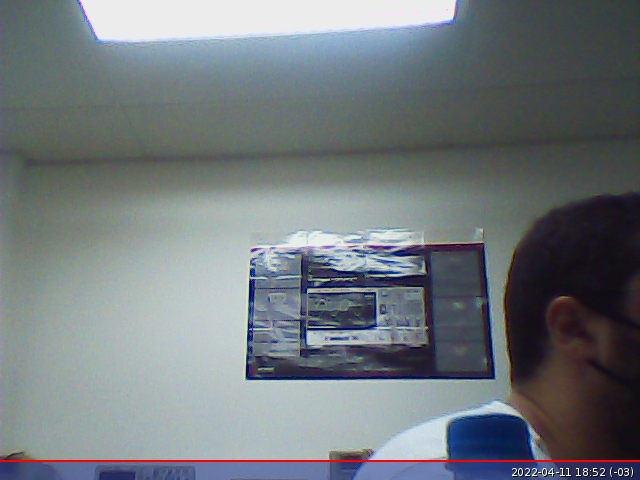
#> input picture Projeto04/foto.jpg, 640 x 480 px, given in place of the camera
$ python playground10b.py
#> lines starting #> are read from the running program, lines starting #| are printed output that depends on the picture; after the words box and inside, x2 and y2 are one past the last pixel; in counts of white or black regions, pixels touching at a corner belong together
# Neste playground 10 B, vamos trabalhar com o vídeo da câmera web.
# Veja os códigos de exemplo e programe o que está sendo soliticado em LETRAS MAIÚSCULAS.


# Mas primeiro temos alguns lembretes importantes!

# 1. Caso você não tenha uma câmera web, existem apps que conectam a câmera do seu celular com o computador.
    # Nesse caso, experimente apps como o Camo ou o Iriun.
# 2. Se você estiver usando o Thonny no macOS, rode o código com Run > Run current script in terminal.


# Começamos importando todas as funções do OpenCV.
from cv2 import (VideoCapture, imshow, blur, convertScaleAbs, cvtColor, inRange, bitwise_and, findContours, boundingRect, rectangle, waitKey, destroyAllWindows, COLOR_BGR2GRAY, COLOR_GRAY2BGR, COLOR_BGR2HSV, RETR_TREE, CHAIN_APPROX_SIMPLE)


# Aí podemos iniciar a conexão com a câmera web.
stream = VideoCapture(0)


# Dentro do while True, a gente fica repetindo aquele ciclo de captura -> processamento -> exibição da imagem.
while True:

    # Captura um quadro de imagem pela câmera.
    _, imagem_original = stream.read()
#> imagem_original is the input picture: shape (480, 640, 3); mean B, G, R 124.6, 120.1, 113.5


    # Vamos começar só exibindo essa imagem direto na janela.
    imshow("Janela com Imagem Original", imagem_original)


    # RODE O CÓDIGO PARA TESTAR O STREAM BÁSICO.
    # APERTE "Q" NO TECLADO PARA SAIR.


    # Agora vamos testar vários tipos de modificação nessa imagem original antes de exibi-la.
    # Vou começar com o blur, para desfocar a imagem.
    # Ela recebe a imagem original e a intensidade do borrão na horizontal e na vertical.
    imagem_desfocada = blur(imagem_original, (30, 30))
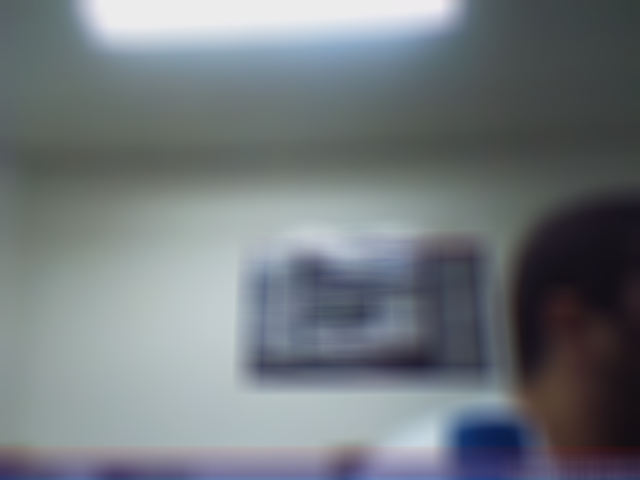
#> imagem_desfocada: shape (480, 640, 3); mean B, G, R 124.7, 120.3, 113.6


    # Agora é só chamar a imshow para essa nova imagem.
    # Se houver mais de um imshow com títulos diferentes, o Python vai abrir janelas separadas.
    # Por isso, você pode ir comentando de novo essas chamadas, se quiser.


    # DESCOMENTE A LINHA A SEGUIR E RODE O CÓDIGO PARA VER O RESULTADO.
    # EM SEGUIDA, EXPERIMENTE VARIAR O PARÂMETRO DO BLUR, INCLUSIVE COM VALORES NÃO REPETIDOS.

    # imshow("Janela com Imagem Desfocada", imagem_desfocada)
    # imagem_desfocada2 = blur(imagem_original, (15, 50))
    # imshow("Janela com Imagem Desfocada 2", imagem_desfocada2)


    # Existem vários efeitos rápidos como o blur.
    # Eu não cheguei a comentar na teoria, mas vamos testar a convertScaleAbs.
    # Ela é útil para mexer no brilho e no contraste da imagem.
    # Para cada ponto da imagem, ela multiplica o valor por alpha e adiciona beta.
    # Aumentando esses valores, a gente deixa a imagem mais clara.
    imagem_mais_clara = convertScaleAbs(imagem_original, alpha=1.5, beta=30)
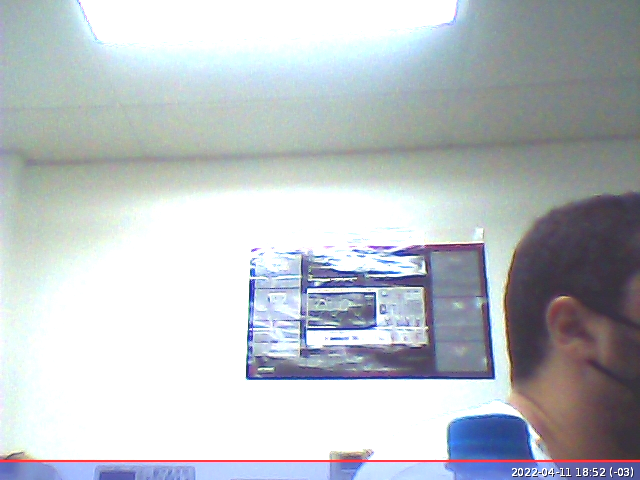
#> imagem_mais_clara: shape (480, 640, 3); mean B, G, R 196.4, 191.5, 186.2


    # DESCOMENTE A LINHA A SEGUIR E RODE O CÓDIGO PARA VER O RESULTADO.
    # EM SEGUIDA, EXPERIMENTE VARIAR O ALPHA (ENTRE 0 E 1) E O BETA (ENTRE -255 E 255)

    # imshow("Janela com Mais Contraste e Brilho", imagem_mais_clara)


    # Outro efeito simples é deixar tudo em tons de cinza.
    # Como a gente comentou na teoria, é só mudar o espaço de cores para CINZA.
    # Mas como eu posso querer combinar isso com coisas coloridas, voltamos em seguida para o espaço BGR.
    # Nesse retorno, os tons de cinza permanecem, só que usando as 3 componentes de cor.
    imagem_cinza = cvtColor(imagem_original, COLOR_BGR2GRAY)
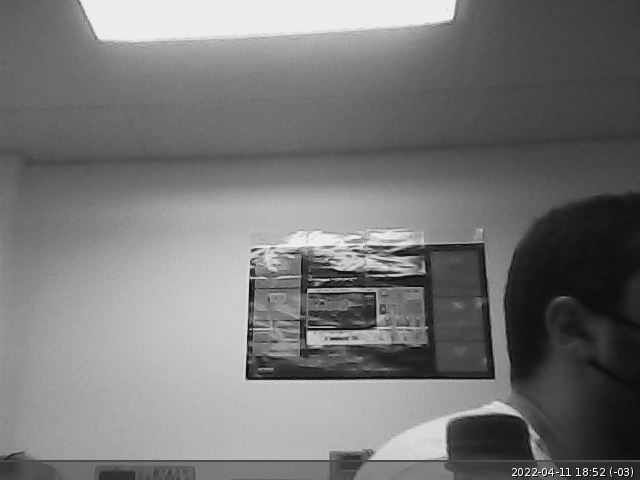
#> imagem_cinza: shape (480, 640); min 1, max 255, mean 118.6
    imagem_cinza = cvtColor(imagem_cinza, COLOR_GRAY2BGR)
#> imagem_cinza: shape (480, 640, 3)


    # DESCOMENTE A LINHA A SEGUIR PARA VER O RESULTADO, DEPOIS COMENTE NOVAMENTE.

    # imshow("Janela com Imagem em Tons de Cinza", imagem_cinza)


    # COMBINE OS EFEITOS NA IMAGEM ORIGINAL PARA ESCURECER E DEIXAR EM TONS DE CINZA.
    # DEPOIS EXIBA O RESULTADO NUMA NOVA JANELA.
    imagem_mais_escura = convertScaleAbs(imagem_original, alpha=0.5, beta=50)
    imagem_cinza_escura = cvtColor(imagem_mais_escura, COLOR_BGR2GRAY)
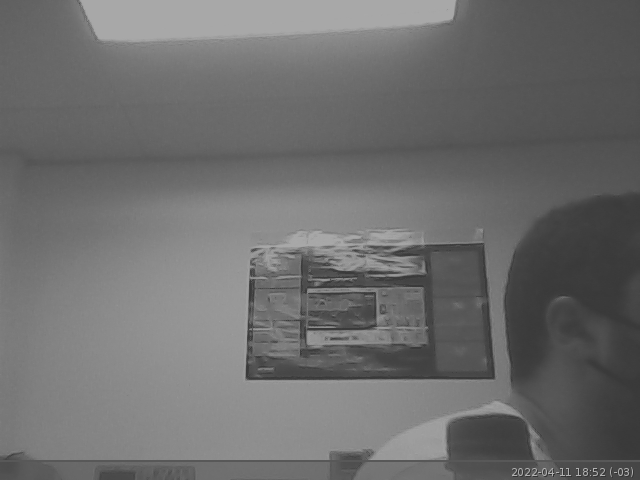
#> imagem_cinza_escura: shape (480, 640); min 50, max 178, mean 109.3
    imagem_cinza_escura = cvtColor(imagem_cinza_escura, COLOR_GRAY2BGR)
#> imagem_cinza_escura: shape (480, 640, 3)
    # imshow("Janela com Imagem em Tons de Cinza escura", imagem_cinza_escura)


    # A mudança no espaço de cor é útil também para criar máscaras.
    # O espaço HSV ajuda na seleção de tons diferentes de uma determinada cor.
    # No exemplo abaixo, vou criar uma máscara que selecione tons de azul.
    imagem_hsv = cvtColor(imagem_original, COLOR_BGR2HSV)
#> imagem_hsv: shape (480, 640, 3); mean H, S, V 87.6, 42.5, 128.7
    azul_claro = (110, 0, 0)   # valores no espaço HSV
    azul_escuro = (170, 255, 255) # valores no espaço HSV
    mascara = inRange(imagem_hsv, azul_claro, azul_escuro)
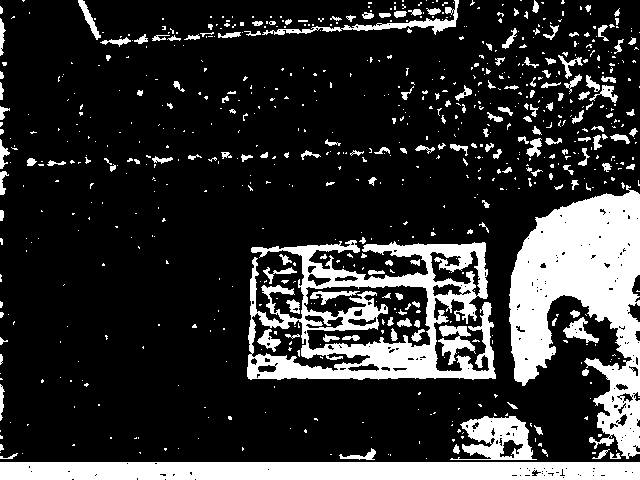
#> mascara: shape (480, 640); 19.9% white; 742 white regions (570 under 20 px)


    # Nessa máscara, os tons de azul aparecerão como regiões brancas, e o resto fica tudo preto.


    # DESCOMENTE A LINHA A SEGUIR PARA VER O RESULTADO, DEPOIS COMENTE NOVAMENTE.

    # imshow("Janela com Mascara para Tons de Azul", mascara)


    # Agora eu posso aplicar a máscara na imagem original, para mostrar só os tons.
    imagem_com_azuis = bitwise_and(imagem_original, imagem_original, mask=mascara)
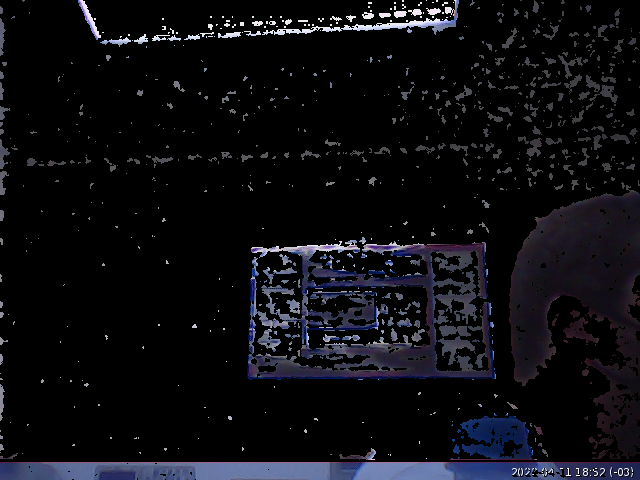
#> imagem_com_azuis: shape (480, 640, 3); mean B, G, R 17.2, 12.9, 12.7


    # DESCOMENTE A LINHA A SEGUIR PARA VER O RESULTADO, DEPOIS COMENTE NOVAMENTE.

    # imshow("Janela com Apenas Tons de Azul", imagem_com_azuis)


    # MEXA NOS VALORES DO H (PRIMEIRA COORDENADA) DO AZUL CLARO E DO AZUL ESCURO.
    # VEJA A DIFERENÇA NA CORES QUE APARECEM.
    # DEPOIS VOLTE ESSES VALORES PARA 110 E 170.


    # Por fim, a gente pode usar a máscara para detectar regiões com uma certa cor
    contornos,_ = findContours(mascara, RETR_TREE, CHAIN_APPROX_SIMPLE)
#> contornos = 980 contours, 830 with area under 20; largest, box (x1, y1, x2, y2) and area: (247, 240, 496, 380) 23445, (509, 185, 640, 459) 18810, (0, 462, 640, 480) 10856, (303, 284, 431, 351) 5486, (251, 312, 371, 372) 2382

    # Agora podemos percorrer essas regiões
    # for contorno in contornos:
        # x, y, comprimento, altura = boundingRect(contorno)

        # Posso usar as coordenadas para desenhar retângulos.
        # Você vai perceber que haverá muitos retângulos pequenos.
        # rectangle(imagem_com_azuis, pt1=(x,y), pt2=(x+comprimento,y+altura), color=(0,255,0), thickness=3)


    # Depois que o for terminar, exibimos a imagem com o resultado final.
    # Se você colocasse o imshow lá dentro, o programa ficaria bem lento!

    # DESCOMENTE A LINHA A SEGUIR PARA VER O RESULTADO, DEPOIS COMENTE NOVAMENTE.

    # imshow("Janela com Retangulos na Cor Escolhida", imagem_com_azuis)

    # FAÇA O FOR DOS CONTORNOS NOVAMENTE AQUI EMBAIXO, MAS COM ALGUMAS MODIFICAÇÕES
        # CONSIDERE APENAS RETÂNGULOS COM ÁREA MAIOR QUE 10000 (DEZ MIL)
        # DESENHE ESSES RETÂNGULOS NA IMAGEM ORIGINAL
    # FORA DESSE FOR, MOSTRE A IMAGEM ORIGINAL MODIFICADA NUMA NOVA JANELA.
    for contorno in contornos:
        x, y, comprimento, altura = boundingRect(contorno)
        if comprimento*altura > 10000:
            rectangle(imagem_com_azuis, pt1=(x,y), pt2=(x+comprimento,y+altura), color=(0,255,0), thickness=3)
#> this loop made 980 passes
#> (contorno, x, y, comprimento, altura) on passes 2, 4, 5: ([[562, 477], [563, 476], [564, 477], [563, 478]], 562, 476, 3, 3), ([[592, 475], [593, 474], [594, 475], [593, 476]], 592, 474, 3, 3), ([[579, 475], [580, 474], [581, 475], [580, 476]], 579, 474, 3, 3)
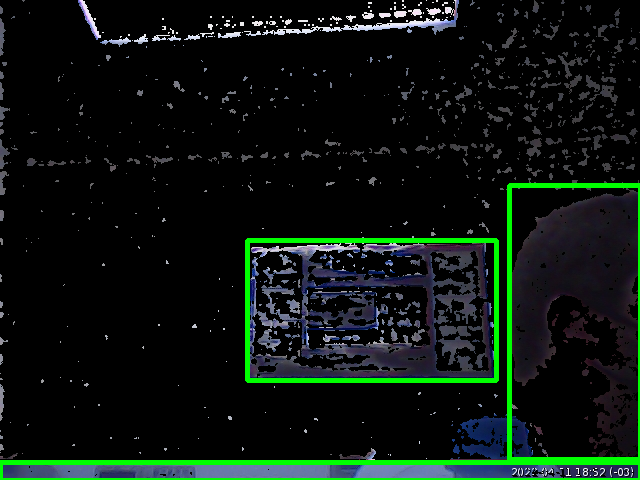
#> imagem_com_azuis: shape (480, 640, 3); 3.7% of pixels changed, all inside (x1, y1, x2, y2) = (0, 183, 640, 480)


    imshow("Janela com Retangulos Grandes na Cor Escolhida", imagem_com_azuis)

    # Essa é a etapa final padrão no while do OpenCV.
    # Ela mostra as imagens durante 1 milissegundo e interrompe loop quando a tecla q for pressionada.
    if waitKey(1) & 0xFF == ord("q"):
#> (key q is pressed here)
        break


# Quando o usuário interrompe o while, a gente libera a câmera e fecha as janelas.
stream.release()
destroyAllWindows()
